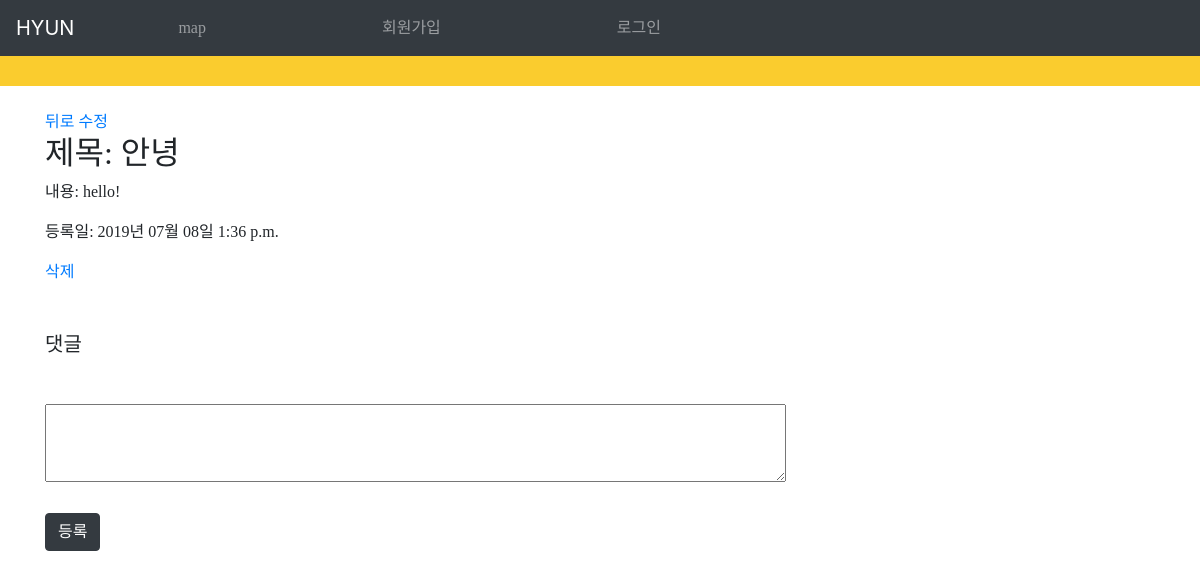
Before: /mblog/7/ with the older database file.
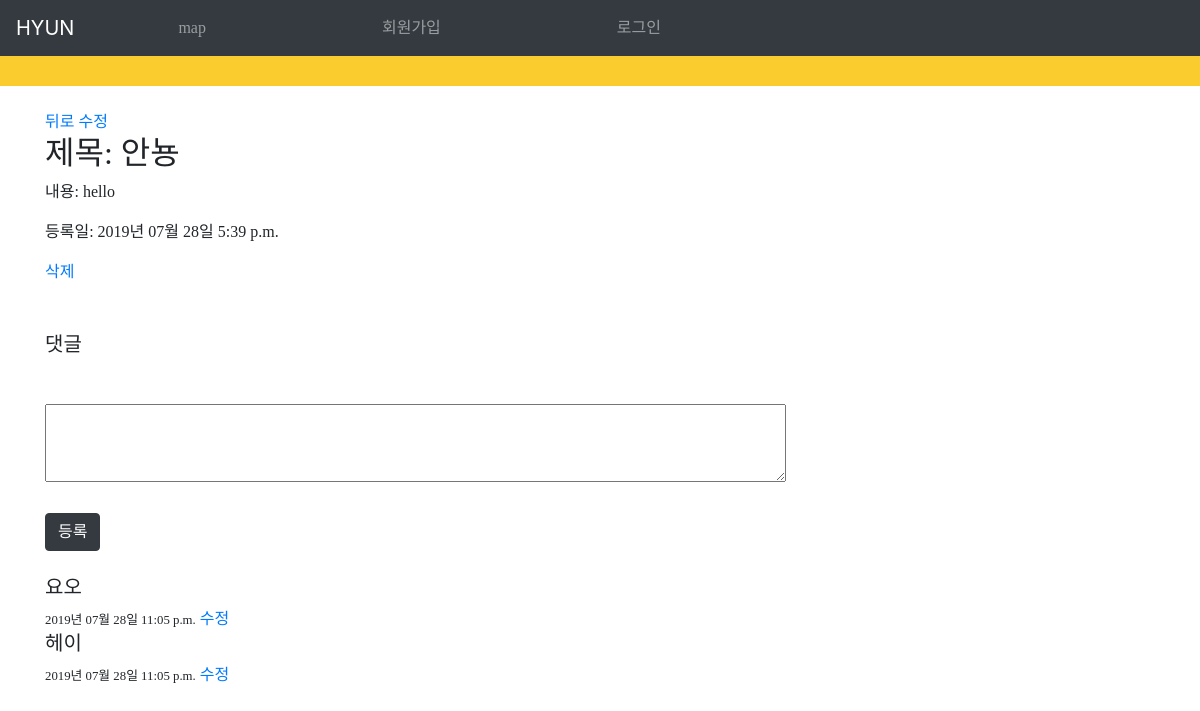
After: the same page with the newer database file.
### mblog/models.py (models this page shows, shortened)
class Blog(models.Model):
    title = models.CharField(max_length=100)
    body = models.TextField()
    update_date = models.DateTimeField(auto_now=True)

class Comment(models.Model):
    board = models.ForeignKey(Blog, on_delete=models.CASCADE, null=True, related_name='comments')
    content = models.TextField()
    created_at = models.DateTimeField(auto_now_add=True)

### mblog/views.py (the view)
# urls.py: path('<int:board_id>/', views.detail, name='detail'),
def detail(request, board_id): #board_id // pk=board_id
        board_detail = get_object_or_404(Blog, pk=board_id)
        comments = Comment.objects.filter(board_id=board_id)
        context = {
                'board' : board_detail,
                'comments' : comments
        }
        return render(request,'detail.html',context )

### mblog/templates/detail.html (shortened to what this page needs)
<!DOCTYPE html>
<html>
    <head>
    </head>
    <body>
        {% extends 'base.html' %}
        {% block content %}
        <br>
        <div class="container">
            <a href="{% url 'show' %}">뒤로</a>
            <a href="{% url 'edit' pk=board.pk %}">수정</a>
            <h2>제목: {{board.title}}</h2>
            <p>내용: {{board.body}}</p>
            <P>등록일: {{board.update_date|date:"Y년 m월 d일 P"}}</P>
            <a href="{% url 'delete' pk=board.pk %}">삭제</a>
        </div>
        <br><br>
        <div class="container">
        <h5>댓글</h5>
        <div class="card-body"></div>
            <form method="POST" action="comment/write/">
            <textarea rows="3" cols="80" name="content">
            </textarea>
            <br><br>
            <button type="submit" class="btn btn-dark">등록</button>
            </form>
        </div>
    <br>
    {% for comment in board.comments.all %}
    <div class="container">
    <div class="comment_body">
            <h5>{{comment.content}}</h5>
            <small>{{comment.created_at|date:"Y년 m월 d일 P"}}</small>
            <a href="{% url 'comment_edit' board.pk comment.pk %}">수정</a>
    </div>
    </div>
    {% endfor %}
    <br>
    <br>
    {% endblock %}

Changed rows visible on the page:
changed Blog: title "안녕" → "안뇽"; body "hello!" → "hello"; update_date "2019년 07월 08일 1:36 p.m." → "2019년 07월 28일 5:39 p.m."
added Comment: content "요오", created_at "2019년 07월 28일 11:05 p.m."
added Comment: content "헤이", created_at "2019년 07월 28일 11:05 p.m."
